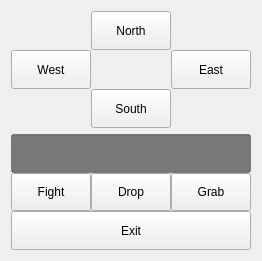
   <widget class="QWidget" name="layoutWidget">
    <property name="geometry">
     <rect>
      <x>380</x>
      <y>320</y>
      <width>243</width>
      <height>261</height>
     </rect>
    </property>
    <layout class="QVBoxLayout" name="verticalLayout">
     <item>
      <layout class="QVBoxLayout" name="verticalLayout_26">
       <property name="spacing">
        <number>0</number>
       </property>
       <property name="sizeConstraint">
        <enum>QLayout::SetDefaultConstraint</enum>
       </property>
       <item>
        <layout class="QHBoxLayout" name="horizontalLayout_18">
         <item>
          <spacer name="horizontalSpacer_2">
           <property name="orientation">
            <enum>Qt::Horizontal</enum>
           </property>
           <property name="sizeHint" stdset="0">
            <size>
             <width>98</width>
             <height>20</height>
            </size>
           </property>
          </spacer>
         </item>
         <item>
          <widget class="QPushButton" name="north">
           <property name="sizePolicy">
            <sizepolicy hsizetype="Minimum" vsizetype="Ignored">
             <horstretch>0</horstretch>
             <verstretch>0</verstretch>
            </sizepolicy>
           </property>
           <property name="autoFillBackground">
            <bool>false</bool>
           </property>
           <property name="styleSheet">
            <string notr="true"/>
           </property>
           <property name="text">
            <string>North</string>
           </property>
           <property name="flat">
            <bool>false</bool>
           </property>
          </widget>
         </item>
         <item>
          <spacer name="horizontalSpacer_3">
           <property name="orientation">
            <enum>Qt::Horizontal</enum>
           </property>
           <property name="sizeHint" stdset="0">
            <size>
             <width>98</width>
             <height>20</height>
            </size>
           </property>
          </spacer>
         </item>
        </layout>
       </item>
       <item>
        <layout class="QHBoxLayout" name="horizontalLayout_17">
         <item>
          <widget class="QPushButton" name="west">
           <property name="sizePolicy">
            <sizepolicy hsizetype="Minimum" vsizetype="Ignored">
             <horstretch>0</horstretch>
             <verstretch>0</verstretch>
            </sizepolicy>
           </property>
           <property name="autoFillBackground">
            <bool>false</bool>
           </property>
           <property name="styleSheet">
            <string notr="true"/>
           </property>
           <property name="text">
            <string>West</string>
           </property>
          </widget>
         </item>
         <item>
          <spacer name="horizontalSpacer">
           <property name="orientation">
            <enum>Qt::Horizontal</enum>
           </property>
           <property name="sizeHint" stdset="0">
            <size>
             <width>108</width>
             <height>20</height>
            </size>
           </property>
          </spacer>
         </item>
         <item>
          <widget class="QPushButton" name="east">
           <property name="sizePolicy">
            <sizepolicy hsizetype="Minimum" vsizetype="Ignored">
             <horstretch>0</horstretch>
             <verstretch>0</verstretch>
            </sizepolicy>
           </property>
           <property name="autoFillBackground">
            <bool>false</bool>
           </property>
           <property name="styleSheet">
            <string/>
           </property>
           <property name="text">
            <string>East</string>
           </property>
          </widget>
         </item>
        </layout>
       </item>
       <item>
        <layout class="QHBoxLayout" name="horizontalLayout_19">
         <item>
          <spacer name="horizontalSpacer_4">
           <property name="orientation">
            <enum>Qt::Horizontal</enum>
           </property>
           <property name="sizeHint" stdset="0">
            <size>
             <width>98</width>
             <height>20</height>
            </size>
           </property>
          </spacer>
         </item>
         <item>
          <widget class="QPushButton" name="south">
           <property name="sizePolicy">
            <sizepolicy hsizetype="Minimum" vsizetype="Ignored">
             <horstretch>0</horstretch>
             <verstretch>0</verstretch>
            </sizepolicy>
           </property>
           <property name="autoFillBackground">
            <bool>false</bool>
           </property>
           <property name="styleSheet">
            <string notr="true"/>
           </property>
           <property name="text">
            <string>South</string>
           </property>
          </widget>
         </item>
         <item>
          <spacer name="horizontalSpacer_5">
           <property name="orientation">
            <enum>Qt::Horizontal</enum>
           </property>
           <property name="sizeHint" stdset="0">
            <size>
             <width>98</width>
             <height>20</height>
            </size>
           </property>
          </spacer>
         </item>
        </layout>
       </item>
      </layout>
     </item>
     <item>
      <layout class="QVBoxLayout" name="verticalLayout_27">
       <property name="spacing">
        <number>0</number>
       </property>
       <item>
        <widget class="QLineEdit" name="Input">
         <property name="sizePolicy">
          <sizepolicy hsizetype="Ignored" vsizetype="Ignored">
           <horstretch>0</horstretch>
           <verstretch>0</verstretch>
          </sizepolicy>
         </property>
         <property name="autoFillBackground">
          <bool>false</bool>
         </property>
         <property name="styleSheet">
          <string notr="true">background-color: rgba(0,0,0,0.5);
color: white;</string>
         </property>
        </widget>
       </item>
       <item>
        <layout class="QHBoxLayout" name="horizontalLayout_20">
         <item>
          <widget class="QPushButton" name="Fight">
           <property name="sizePolicy">
            <sizepolicy hsizetype="Minimum" vsizetype="Ignored">
             <horstretch>0</horstretch>
             <verstretch>0</verstretch>
            </sizepolicy>
           </property>
           <property name="autoFillBackground">
            <bool>false</bool>
           </property>
           <property name="styleSheet">
            <string notr="true"/>
           </property>
           <property name="text">
            <string>Fight</string>
           </property>
          </widget>
         </item>
         <item>
          <widget class="QPushButton" name="Drop">
           <property name="sizePolicy">
            <sizepolicy hsizetype="Minimum" vsizetype="Ignored">
             <horstretch>0</horstretch>
             <verstretch>0</verstretch>
            </sizepolicy>
           </property>
           <property name="text">
            <string>Drop</string>
           </property>
          </widget>
         </item>
         <item>
          <widget class="QPushButton" name="Grab">
           <property name="sizePolicy">
            <sizepolicy hsizetype="Minimum" vsizetype="Ignored">
             <horstretch>0</horstretch>
             <verstretch>0</verstretch>
            </sizepolicy>
           </property>
           <property name="autoFillBackground">
            <bool>false</bool>
           </property>
           <property name="styleSheet">
            <string/>
           </property>
           <property name="text">
            <string>Grab</string>
           </property>
          </widget>
         </item>
        </layout>
       </item>
       <item>
        <widget class="QPushButton" name="exit">
         <property name="sizePolicy">
          <sizepolicy hsizetype="Minimum" vsizetype="Ignored">
           <horstretch>0</horstretch>
           <verstretch>0</verstretch>
          </sizepolicy>
         </property>
         <property name="autoFillBackground">
          <bool>false</bool>
         </property>
         <property name="styleSheet">
          <string notr="true"/>
         </property>
         <property name="text">
          <string>Exit</string>
         </property>
        </widget>
       </item>
      </layout>
     </item>
    </layout>
   </widget>
